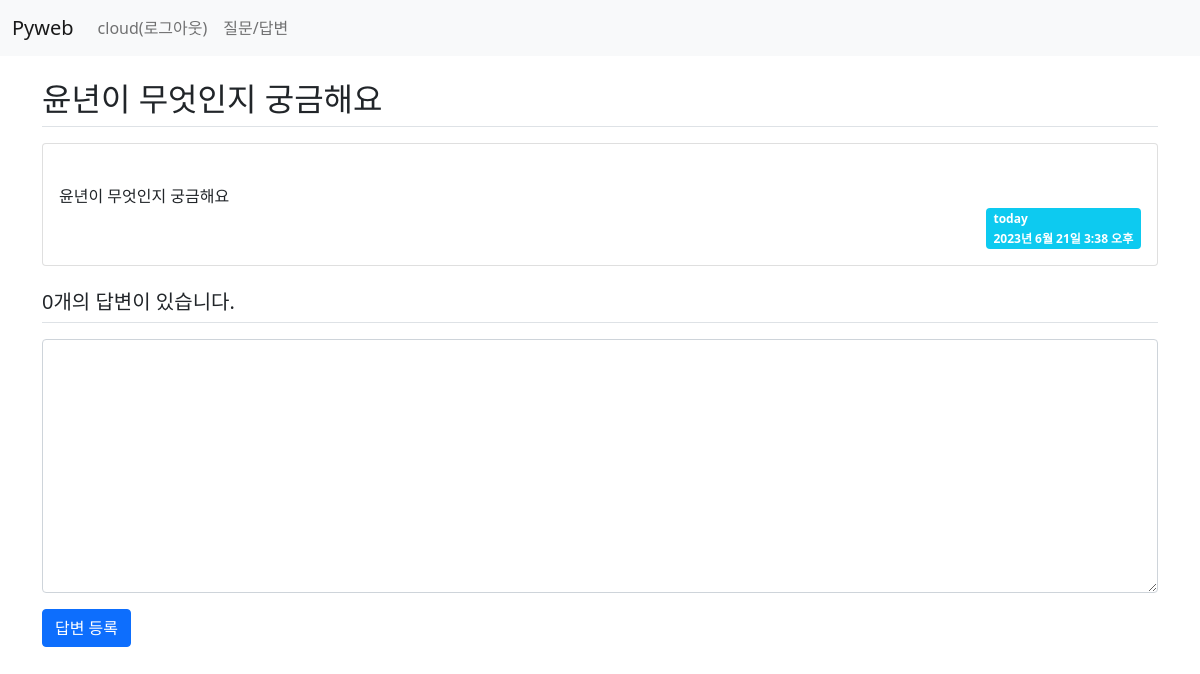
/board/answer/create/7/ (signed in), run on an earlier commit of the app's database.
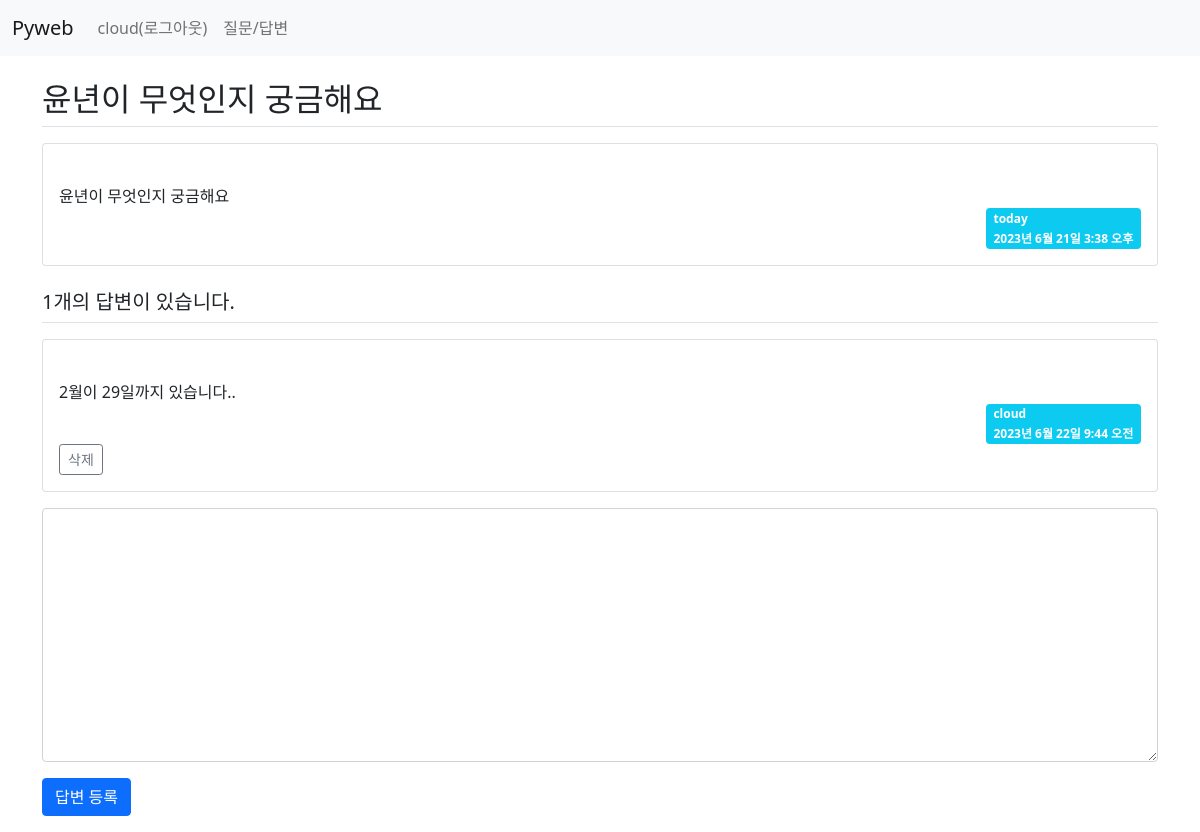
And on a later commit of the database.
### board/models.py (models this page shows, shortened)
class Question(models.Model):
    author = models.ForeignKey(User, on_delete=models.CASCADE) #글쓴이
    subject = models.CharField(max_length=200)  #제목
    content = models.TextField()                #질문 내용
    create_date = models.DateTimeField()        #등록일
    modify_date = models.DateTimeField(null=True, blank=True) #null 허용

class Answer(models.Model):
    author = models.ForeignKey(User, on_delete=models.CASCADE) #글쓴이
    content = models.TextField()  #답변 내용
    create_date = models.DateTimeField()  #등록일
    modify_date = models.DateTimeField(null=True, blank=True)  # null 허용
    question = models.ForeignKey(Question,
                on_delete=models.CASCADE) #외래키

### board/views.py (the view)
# urls.py: path('answer/create/<int:question_id>/', views.answer_create,
@login_required(login_url='common:login') #로그인 페이지 이동
def answer_create(request, question_id):
    question = get_object_or_404(Question, pk=question_id)
    if request.method == "POST":
        form = AnswerForm(request.POST)
        if form.is_valid():
            answer = form.save(commit=False) #content만 저장
            answer.author = request.user
            answer.create_date = timezone.now() #답변 등록일
            answer.question = question  #외래키 생성
            form.save()
            return redirect('board:detail', question_id=question.id) #question.id 주의!!
    else:
        form = AnswerForm()   #빈 폼 생성
    context = {'question': question, 'form': form}
    return render(request, 'board/detail.html', context)

### board/forms.py
class AnswerForm(forms.ModelForm):
    class Meta:
        model = Answer
        fields = ['content']
        labels = {
            'content': '답변 내용'
        }

### templates/board/detail.html (shortened to what this page needs)
{% extends 'base.html' %}
{% block content %}
<div class="container my-3">
    <section id="detail">
    <h2 class="border-bottom py-2">{{ question.subject }}</h2>
    <div class="card my-3">
        <div class="card-body">
            <div class="card-text" style="white-space: pre-line">
                {{ question.content }}
            </div>
            <div class="d-flex justify-content-end">
                <div class="badge bg-info text-start">
                    <div class="mb-2">{{ question.author }}</div>
                    <div>{{ question.create_date }}</div>
                </div>
            </div>
        </div>
    </div>
    <h5 class="border-bottom my-3 py-2">
        {{ question.answer_set.count }}개의 답변이 있습니다.
    </h5>
    {% for answer in question.answer_set.all %}
      <div class="card my-3">
        <div class="card-body">
            <div class="card-text" style="white-space: pre-line">
                {{ answer.content }}
            </div>
            <div class="d-flex justify-content-end">
                <div class="badge bg-info text-start">
                    <div class="mb-2">{{ answer.author }}</div>
                    <div>{{ answer.create_date }}</div>
                </div>
            </div>
            {% if answer.author == request.user %}
            <div>
                <a href="#"
                   data-uri="{% url 'board:answer_delete' answer.id %}"
                   class="delete btn btn-sm btn-outline-secondary">삭제</a>
            </div>
            {% endif %}
        </div>
    </div>
    {% endfor %}
    <form action="{% url 'board:answer_create' question.id %}"
                    method="post" >
        <div class="form-group">
            <textarea name="content" rows="10"
                      cols="50" class="form-control mb-3"
              {% if not user.is_authenticated %}disabled{% endif %}></textarea>
        </div>
        <button type="submit" class="btn btn-primary">답변 등록</button>
    </form>
    </section>
</div>
{% endblock %}

What changed in the data, as far as the page shows it:
computed for Question "윤년이 무엇인지 궁금해요": answer_set.count "0" → "1"
added Answer: content "2월이 29일까지 있습니다..", author "cloud", create_date "2023년 6월 22일 9:44 오전", shows "삭제"
